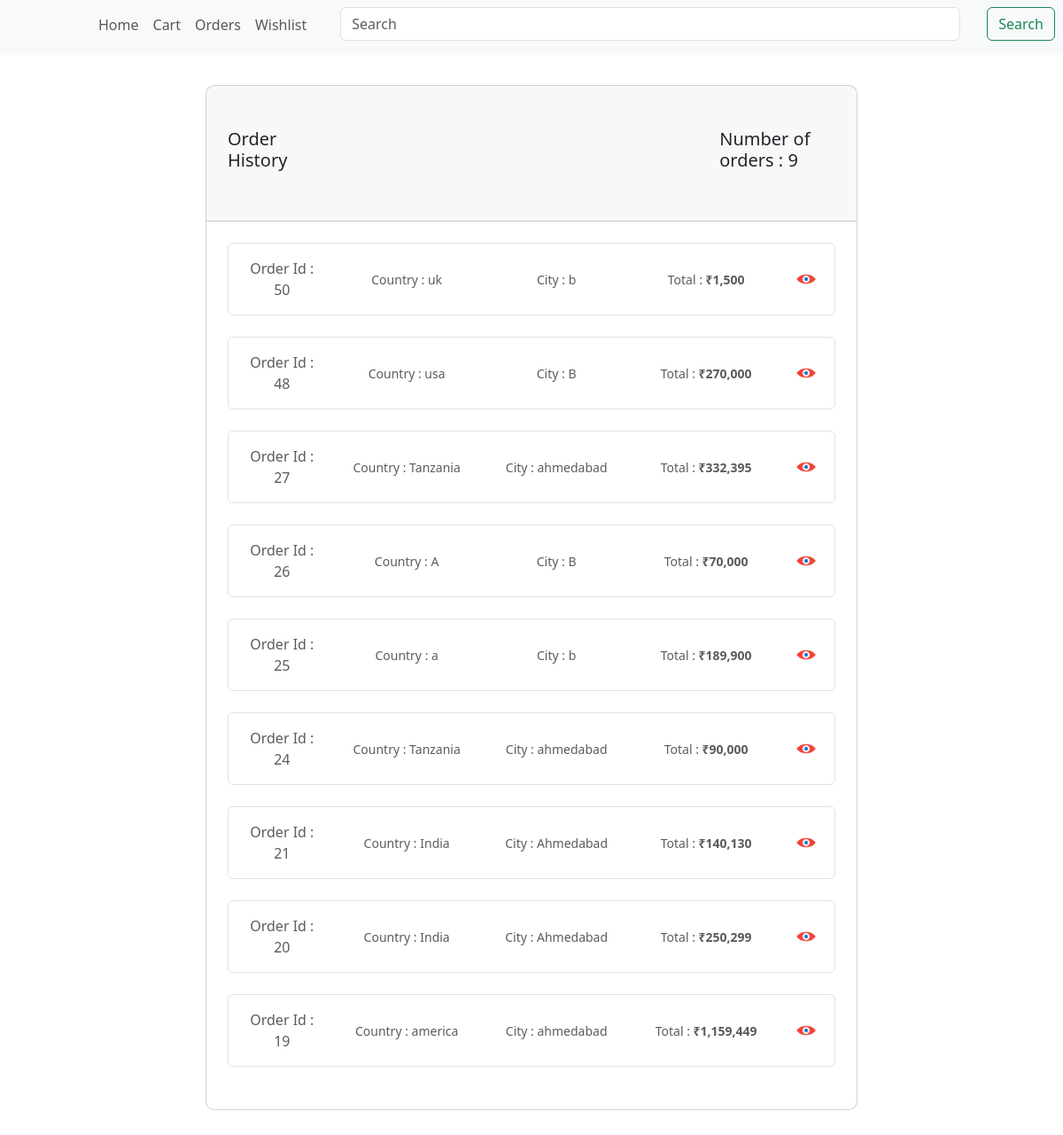
/home/orders/ (signed in), run on the app's committed database.
### home/models.py (models this page shows, shortened)
class Orders(models.Model):
    user = models.ForeignKey(User, on_delete = models.CASCADE)
    order_total = models.IntegerField()
    country = models.CharField(max_length = 30)
    city = models.CharField(max_length = 30)
    district = models.CharField(max_length = 30)
    address = models.CharField(max_length = 50)
    order_date = models.DateTimeField(auto_now_add = True)
    delivery_date = models.DateField()

### home/views.py (the view)
# urls.py: path('orders/',home_views.number_of_orders,name = 'number_of_orders'),
def number_of_orders(request):
    user = request.user
    number_of_orders = Orders.objects.all().filter(user = user).count()
    orders = Orders.objects.all().filter(user = user).order_by('-id')
    return render(request,'home/orders.html',{'number_of_orders':number_of_orders,'orders':orders})

### home/templates/home/orders.html (shortened to what this page needs)
{% extends 'base.html' %}
{% block content %}
<section class="h-100 gradient-custom mt-5">
    {% load static %}
    {% load humanize %}
    <div class="container py-5 h-100">
      <div class="row d-flex justify-content-center align-items-center h-100">
        <div class="col-lg-10 col-xl-8">
          <div class="card" style="border-radius: 10px;">
            <div class="card-header px-4 py-5" style="display: flex;">
              <h5 class=" mb-0">Order History</h5>
              {% if number_of_orders != 0 %}
              <h5 style = "margin-left: 470px;">Number of orders : {{number_of_orders}}</h5>
              {% endif %}
            </div>
            <div class="card-body p-4">
              {% for order in orders %}
              <div class="card shadow-0 border mb-4">
                <div class="card-body">
                  <div class="row">
                    <div class="col-md-2 text-center d-flex justify-content-center align-items-center">
                      <p class="text-muted mb-0">Order Id : {{order.id}}</p>
                    </div>
                    <div class="col-md-3 text-center d-flex justify-content-center align-items-center">
                      <p class="text-muted mb-0 small">Country : {{order.country}}</p>
                    </div>
                    <div class="col-md-3 text-center d-flex justify-content-center align-items-center">
                        <p class="text-muted mb-0 small">City : {{order.city}}</p>
                    </div>
                    <div class="col-md-3 text-center d-flex justify-content-center align-items-center">
                        <p class="text-muted mb-0 small">Total : <b>₹{{order.order_total|intcomma}}</b></p>
                    </div>
                    <div class="col-md-1 text-center d-flex justify-content-center align-items-center">
                        <a href="{% url 'orders' order.id %}" style = "text-decoration: none;"><img src="{% static 'home/images/views.jpg' %}" height="30px" width = "30px" ></a>
                    </div>
                  </div>
                </div>
              </div>
              {% empty %}
              <h3>You did not ordered any items yet</h3>
              {% endfor %}
          </div>
        </div>
      </div>
    </div>
</section>
{% endblock content %}

### data on the page
Orders: id "50", country "uk", city "b", order_total "1,500"
Orders: id "48", country "usa", city "B", order_total "270,000"
Orders: id "27", country "Tanzania", city "ahmedabad", order_total "332,395"
Orders: id "26", country "A", city "B", order_total "70,000"
Orders: id "25", country "a", city "b", order_total "189,900"
Orders: id "24", country "Tanzania", city "ahmedabad", order_total "90,000"
Orders: id "21", country "India", city "Ahmedabad", order_total "140,130"
Orders: id "20", country "India", city "Ahmedabad", order_total "250,299"
Orders: id "19", country "america", city "ahmedabad", order_total "1,159,449"

### other printed values
{{ number_of_orders }} "9"
